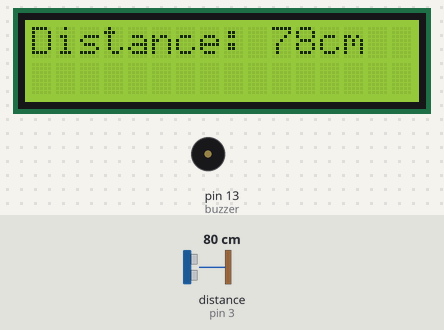
This sketch was run on a simulated Arduino Uno, built with avr-gcc and run on an emulated ATmega328P. On the bench: 16×2 character LCD, buzzer (waves = sounding, pin HIGH). Wiring (inferred from the names in the program): ultrasonic range finder: trigger pin 2; echo pin 3. The inputs (shaded band) are chosen by the test bench; at power-on: distance to the obstacle (sensor on pin 3) 80 cm. The echo pulse lasts 58.3 µs per cm; pins used as bus, display or sensor lines are not drawn; what the sketch prints to the serial monitor is not drawn.

Above: at 1.2 s.
1.3 s: distance to the obstacle (sensor on pin 3) set to 24 cm
At 4.1 s:
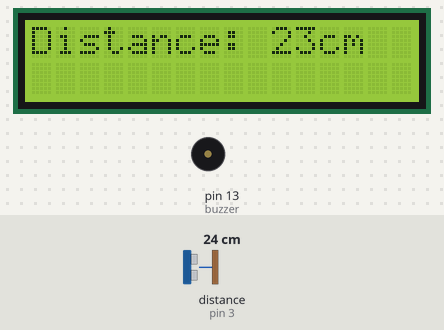
5.2 s: distance to the obstacle (sensor on pin 3) set to 20 cm
At 6.5 s:
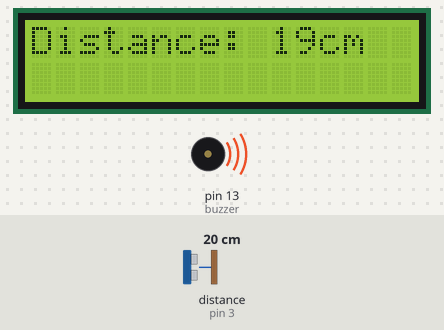
9.1 s: distance to the obstacle (sensor on pin 3) set to 2 cm
At 12.5 s:
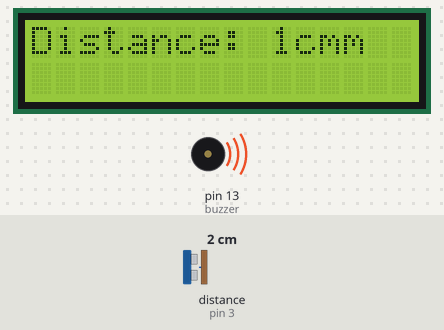
Timing chart, 0 to 14.0 s (numbered marks = the images above; inputs shaded):
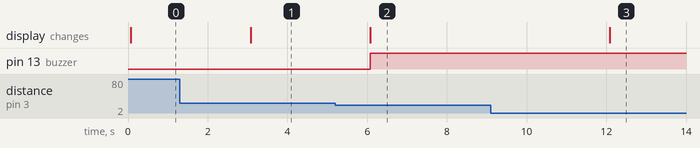

Measured:
- the behaviour switches between 22 and 21 cm on distance to the obstacle (sensor on pin 3) (found by bisection; images 1 and 2)
- after the input at 1.3 s, the display: changes after 1.8 s (image 1)
- after the input at 5.2 s, pin 13 (buzzer): LOW → HIGH after 0.88 s; the display: changes after 0.88 s (image 2)
- after the input at 9.1 s, the display: changes after 3.0 s (image 3)

The sketch:

Waterlevel_Indicator.ino
```cpp
#include <LiquidCrystal.h>
const int trigPin = 2;
const int echoPin = 3;
const int buzzer = 13;

LiquidCrystal lcd(12,11,5,4,6,7);

long duration;
int distance;
int safetyDistance;


void setup() {

pinMode(trigPin, OUTPUT);
pinMode(echoPin, INPUT);
pinMode(buzzer, OUTPUT);
lcd.begin(16,2);
Serial.begin(9600);
}


void loop() {

digitalWrite(trigPin, LOW);
delayMicroseconds(2);


digitalWrite(trigPin, HIGH);
delayMicroseconds(10);
digitalWrite(trigPin, LOW);


duration = pulseIn(echoPin, HIGH);

distance= duration*0.034/2;

safetyDistance = distance;
if (safetyDistance <= 20)
{
  digitalWrite(buzzer, HIGH);


}
else{
  digitalWrite(buzzer, LOW);


}
lcd.setCursor(0,0);
lcd.print("Distance: ");
lcd.print(distance);
lcd.print("cm");
delay(1000);
Serial.print("Distance: ");
Serial.println(distance);
delay(2000);
}
```
